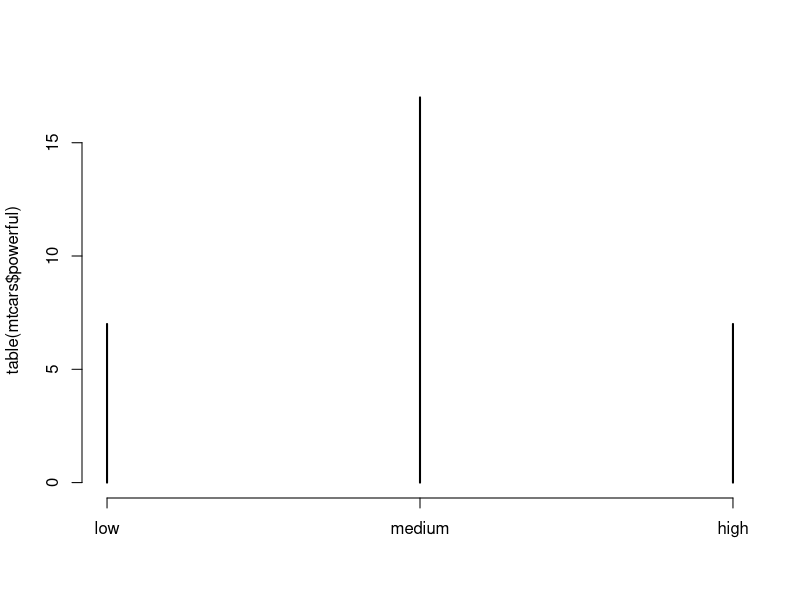
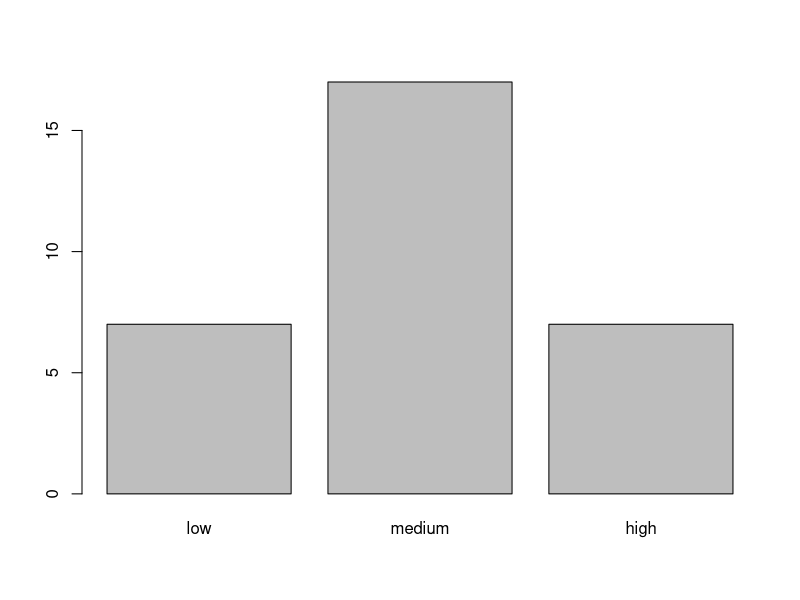

Source code (R) for these figures, in order: (Note: this script raises an error after producing the figures.)
###################################
###################################
########                   ########
########   Data Science 3  ########
########       Lab 6       ######## 
########  21st Nov. 2023    ########
########                   ########
###################################
###################################


# Welcome to lab number 6. Today we'll be learning a few more 
# R/general programming concepts before moving onto lecture examples

########################################
####    Boolean logic, continued    ####
########################################

# the main logic operators in R are as follows:
# the NOT operator, !, turns TRUE into FALSE and vice versa
!TRUE
!FALSE
# the AND operator, &, returns TRUE only if elements on both sides of the operator are TRUE
1==1 & 2==1
# the inclusive OR operator, |, returns TRUE if EITHER of the elements are TRUE
1==1 | 2==1

# there is no operator for exclusive OR, but there is a function, xor()
xor(1==1 , 2==2)

# 1.1 
# mtcars is a database of cars with several variables such as horsepower, weight, number of cylinders etc.
data(mtcars)
head(mtcars)
# Using indexing (square brackets) and the & operator, write a line of code
# that selects only the rows of mtcars with at least 6 cylinders (mtcars$cyl >= 6) and horsepower of at least 110 (mtcars$hp >= 110). Remember to include all the columns.

d2 <- mtcars[mtcars$cyl >= 6 & mtcars$hp >= 110, ]
d2$newcolumn <- 0

# create a new categorical variables called 'powerful' that takes the value 'low' when the horsepower is in the bottom quartile 'medium' when the horsepower is in the middle 2 quartile, and high when the horsepower is in the top quartile.
mtcars$powerful <- NA
mtcars$powerful[mtcars$hp < quantile(mtcars$hp,0.25)] <- 'low'
mtcars$powerful[mtcars$hp >= quantile(mtcars$hp,0.25)
                & mtcars$hp <= quantile(mtcars$hp,0.75)] <- 'medium'
mtcars$powerful[mtcars$hp > quantile(mtcars$hp,0.75)] <- 'high'
head(mtcars$powerful)

# another way to do this is to use cut
mtcars$powerful <- cut(mtcars$hp, breaks = c(0, 96.5, 180, 1000), labels = c('low', 'medium', 'high'))
mtcars$powerful <- cut(mtcars$hp, breaks = quantile(mtcars$hp, c(0, 0.25, 0.75,1)), labels = c('low', 'medium', 'high'))
head(mtcars)
plot(table(mtcars$powerful))
barplot(table(mtcars$powerful)) # the table is added so it can turn the meium, high & low to a varible

# you can also make use of tidyverse

mtcars %>% mutate(powerful = case_when (hp < 90 ~ 'low',
                                        hp >= 90 & hp <= 180 ~ 'medium',
                                        hp>180 & hp <= 270~ 'high',
                                        hp>270 ~ 'very high')) -> mtcars

tcars$powerful <- factor(mtcars$powerful, levels=c('low','medium', 'high', 'very high'))

barplot(table(mtcars$powerful))
hist(mtcars$hp, breaks=c(0, 90,180,270,360) )

### 1.2
# Now select only those rows with either high efficiency (miles per gallon (mpg) of at least 25) or low weight (wt <= 2.5)

#############################
####    If statements    ####
#############################

# The if() function will execute everything after it, either on the same line or in {} brackets,
# only if there is a TRUE boolean statement within the parentheses
x <- 5
if(x > 3) print ('This statement is true')
if(x-4==1){
  new_object <- c('this','statement','is','also','true')
  print(new_object)
}

### 2.1
# Write a function called probe, that takes two arguments, n and w.
# The function should return a character vector of length n, consisting of 'Water' and 'Land', sampled with probability w. (so probability of sampling 'Water' is w)
# If the p argument is not numeric, or if it is not between 0 and 1, the function should return the following message:
# "Please input a probability between 0 and 1"

probe <- function(n,w){
  if(w<0 | w>1 | !is.numeric(w)){
    return("Please input a probability between 0 and 1")
  } 
    listwl <- sample(c("Water", "Land"), n, prob = c(w, 1-w), replace=T)
    return(listwl)
  }
 probe(10,2)
 probe(10,1)
 probe(10, 0)
 
# After the if statement we can put an else statement:
if(x-4>1){
  new_object <- c('this','statement','is','also','true')
  print(new_object)
}else{
  print('This is untrue')
}

# A simplified version of if()else is the following:
ifelse(x/2==7,print('Definitely true'),print('categorically false'))

##################################
####    Paste and strsplit    ####
##################################

# paste() and strsplit() can be used to join and separate
# character objects (strings), respectively. For example:

paste('Hello','world!', sep='_')
strsplit('Hello to you too. /My name is Ed.', split='/')

# You'll notice that strsplit returns a list. This allows us to vectorise the function:
strsplit(rownames(mtcars),split=' ')


#####################
####    Loops    ####
#####################

# Loops are algorithms that repeat a procedure over and over until they are instructed to stop.
# There are two main kinds:
# FOR loops iterate over a predetermined set (vector, list, etc)
fruits <- c('apple','banana', 'pineapple','mango','orange')
for(i in fruits){
  print(paste('My favourite fruit is',i,sep=': '))
}

useless_function <- function(n){
  for (i in 1:n){
    print(paste0(i,'. This number is: ', c('even','odd')[i%%2 +1]))
  }
}
useless_function(7)

### 4.1 
data(iris)

# Write a for loop that iterates over the column names of the iris dataset and print each together with the number of characters in the column name in parenthesis. Example output: Sepal.Length (12). To get the number of characters use the function nchar().

# Next, WHILE loops continue to loop until the boolean statment in the defining parentheses, e.g.
x <- 0
while(x<100){
  print(x)
  x <- x+sample(1:20,1)
}

### 4.2 How many numbers do you need in the sequence 1*2*3*4*5*... before the product exceeds 10 million?
# Use a while loop to get the answer

###################################
####    Linear models intro    ####
###################################

# We can run an OLS linear model using lm()
# Inside the lm and other model functions we use formulas
# Formulas have the dependent variable on the left and the independent (predictor) variables on the right with a ~ in between
# Lets run a bivariate regression of car weight (in 1000 pounds/500 kg) on miles per gallon (1mpg = 1km/L)
model <- lm(mtcars$mpg ~ mtcars$wt)
summary(model)
### 5.1
# What does the Estimate for the (Intercept) number represent?

plot(mtcars$wt, mtcars$mpg, pch=20, xlim = c(-1, 6))
abline(model) 
# the intercept (37.2851)  is the predicted fuel efficiency of a car that weighs 0 lbs
### 5.2
# What does the Estimate for the mtcars$wt number represent?

# this estimate represent the predicted change in fuel efficiency associated with a 1 unit change in weight (1000lbs change in weight) (ANSWERED IN CLASS)


### 5.3 
# Is the relationship between these two variables positive or negative? Why do you think that might be?

# it is negative (slope is negative i.e -5.3445) because bigger cars use more energy it takes to move.

### 5.4 What is the predicted average efficiency in miles per gallon of a 4000 pound (2000kg) car?
# use y=a+bx to answer where a= intercept, b=slope and x is 4
37.2851 + (-5.3445)*4 # where 37.2851 is the intercept and -5.3445 is the slope 
# = 15.9071mpg

# Let's transform the independent variable:

mtcars$wt_centred <- mtcars$wt - mean(mtcars$wt)

### 5.5
# compare the mean and variance of the new variable with the untransformed variable. What do you notice?

mean(mtcars$wt) # 3.21725
var(mtcars$wt)  # 0.957379
mean(mtcars$wt_centred) # equal to 0
var(mtcars$wt_centred) #0.957379 it is still the same because we have not done anything with the variance

### 5.6
model2 <- lm(mtcars$mpg ~ mtcars$wt_centred) # run a linear model that predict mpg from wt centered 
summary(model2)


# the slope stays the same but the intercept changes(which is the predicted change in fuel effeiciency when the centered weight is 0 i.e when the weight is equal to the average weight(mean))
# The new value of the intercept represent the predicted fuel efficiency of a car of average weight

# Run a new regression with new independent variable
# What do you notice about the estimates?
# What is the interpretation of the (Intercept) estimate in this regression?

### 5.7
# Run the following code:
y <- mtcars$mpg
x <- cbind(1,mtcars$wt)

# A couple of functions for you to know:
# t() returns the transpose of any matrix
# solve() returns the inverse of any (invertible) matrix
# %*% is matrix multiplication
# with that in mind try to code the following expression in R:
# (x'x)^(-1) * (x'y)
# where ' means the transpose
# Run the code you have written. What do you find?



